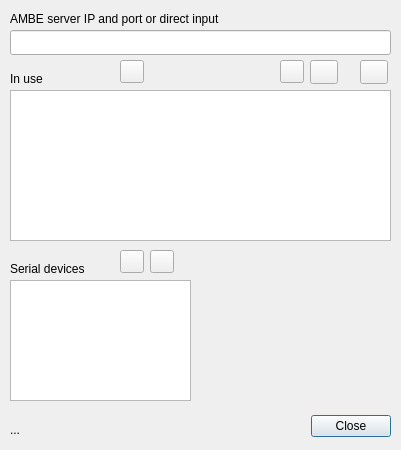
<?xml version="1.0" encoding="UTF-8"?>
<ui version="4.0">
 <class>AMBEDevicesDialog</class>
 <widget class="QDialog" name="AMBEDevicesDialog">
  <property name="geometry">
   <rect>
    <x>0</x>
    <y>0</y>
    <width>401</width>
    <height>450</height>
   </rect>
  </property>
  <property name="windowTitle">
   <string>AMBE devices control</string>
  </property>
  <widget class="QDialogButtonBox" name="buttonBox">
   <property name="geometry">
    <rect>
     <x>310</x>
     <y>410</y>
     <width>81</width>
     <height>32</height>
    </rect>
   </property>
   <property name="orientation">
    <enum>Qt::Horizontal</enum>
   </property>
   <property name="standardButtons">
    <set>QDialogButtonBox::Close</set>
   </property>
  </widget>
  <widget class="QListWidget" name="ambeSerialDevices">
   <property name="geometry">
    <rect>
     <x>10</x>
     <y>280</y>
     <width>181</width>
     <height>121</height>
    </rect>
   </property>
   <property name="toolTip">
    <string>List of available AMBE serial devices available</string>
   </property>
  </widget>
  <widget class="QListWidget" name="ambeDeviceRefs">
   <property name="geometry">
    <rect>
     <x>10</x>
     <y>90</y>
     <width>381</width>
     <height>151</height>
    </rect>
   </property>
   <property name="toolTip">
    <string>List of devices/servers in use</string>
   </property>
  </widget>
  <widget class="QLabel" name="ambeSerialLabel">
   <property name="geometry">
    <rect>
     <x>10</x>
     <y>260</y>
     <width>101</width>
     <height>17</height>
    </rect>
   </property>
   <property name="text">
    <string>Serial devices</string>
   </property>
  </widget>
  <widget class="QLabel" name="ambeServerLabel">
   <property name="geometry">
    <rect>
     <x>10</x>
     <y>10</y>
     <width>211</width>
     <height>17</height>
    </rect>
   </property>
   <property name="text">
    <string>AMBE server IP and port or direct input</string>
   </property>
  </widget>
  <widget class="QLineEdit" name="ambeAddressText">
   <property name="geometry">
    <rect>
     <x>10</x>
     <y>30</y>
     <width>381</width>
     <height>25</height>
    </rect>
   </property>
   <property name="toolTip">
    <string>AMBE server address as ip:port or direct input</string>
   </property>
   <property name="inputMask">
    <string/>
   </property>
  </widget>
  <widget class="QPushButton" name="refreshAmbeList">
   <property name="geometry">
    <rect>
     <x>310</x>
     <y>60</y>
     <width>28</width>
     <height>24</height>
    </rect>
   </property>
   <property name="toolTip">
    <string>Refresh list of devices and servers in use</string>
   </property>
   <property name="text">
    <string/>
   </property>
   <property name="icon">
    <iconset resource="../resources/res.qrc">
     <normaloff>:/recycle.png</normaloff>:/recycle.png</iconset>
   </property>
  </widget>
  <widget class="QPushButton" name="removeAmbeDevice">
   <property name="geometry">
    <rect>
     <x>280</x>
     <y>60</y>
     <width>24</width>
     <height>23</height>
    </rect>
   </property>
   <property name="toolTip">
    <string>Release all devices and servers</string>
   </property>
   <property name="text">
    <string/>
   </property>
   <property name="icon">
    <iconset resource="../resources/res.qrc">
     <normaloff>:/bin.png</normaloff>:/bin.png</iconset>
   </property>
  </widget>
  <widget class="QLabel" name="ambeSerialLabel_2">
   <property name="geometry">
    <rect>
     <x>10</x>
     <y>70</y>
     <width>91</width>
     <height>17</height>
    </rect>
   </property>
   <property name="text">
    <string>In use</string>
   </property>
  </widget>
  <widget class="QPushButton" name="importSerial">
   <property name="geometry">
    <rect>
     <x>120</x>
     <y>250</y>
     <width>24</width>
     <height>23</height>
    </rect>
   </property>
   <property name="toolTip">
    <string>Use serial device</string>
   </property>
   <property name="text">
    <string/>
   </property>
   <property name="icon">
    <iconset resource="../resources/res.qrc">
     <normaloff>:/arrow_up.png</normaloff>:/arrow_up.png</iconset>
   </property>
  </widget>
  <widget class="QPushButton" name="importAddress">
   <property name="geometry">
    <rect>
     <x>120</x>
     <y>60</y>
     <width>24</width>
     <height>23</height>
    </rect>
   </property>
   <property name="toolTip">
    <string>Use server</string>
   </property>
   <property name="text">
    <string/>
   </property>
   <property name="icon">
    <iconset resource="../resources/res.qrc">
     <normaloff>:/arrow_down.png</normaloff>:/arrow_down.png</iconset>
   </property>
  </widget>
  <widget class="QPushButton" name="clearAmbeList">
   <property name="geometry">
    <rect>
     <x>360</x>
     <y>60</y>
     <width>28</width>
     <height>24</height>
    </rect>
   </property>
   <property name="toolTip">
    <string>Remove all devices</string>
   </property>
   <property name="text">
    <string/>
   </property>
   <property name="icon">
    <iconset resource="../resources/res.qrc">
     <normaloff>:/sweep.png</normaloff>:/sweep.png</iconset>
   </property>
  </widget>
  <widget class="QLabel" name="statusText">
   <property name="geometry">
    <rect>
     <x>10</x>
     <y>420</y>
     <width>291</width>
     <height>19</height>
    </rect>
   </property>
   <property name="text">
    <string>...</string>
   </property>
  </widget>
  <widget class="QPushButton" name="importAllSerial">
   <property name="geometry">
    <rect>
     <x>150</x>
     <y>250</y>
     <width>24</width>
     <height>23</height>
    </rect>
   </property>
   <property name="toolTip">
    <string>Use all serial devices</string>
   </property>
   <property name="text">
    <string/>
   </property>
   <property name="icon">
    <iconset resource="../resources/res.qrc">
     <normaloff>:/double_arrow_up.png</normaloff>:/double_arrow_up.png</iconset>
   </property>
  </widget>
 </widget>
 <resources>
  <include location="../resources/res.qrc"/>
 </resources>
 <connections>
  <connection>
   <sender>buttonBox</sender>
   <signal>accepted()</signal>
   <receiver>AMBEDevicesDialog</receiver>
   <slot>accept()</slot>
   <hints>
    <hint type="sourcelabel">
     <x>248</x>
     <y>254</y>
    </hint>
    <hint type="destinationlabel">
     <x>157</x>
     <y>274</y>
    </hint>
   </hints>
  </connection>
  <connection>
   <sender>buttonBox</sender>
   <signal>rejected()</signal>
   <receiver>AMBEDevicesDialog</receiver>
   <slot>reject()</slot>
   <hints>
    <hint type="sourcelabel">
     <x>316</x>
     <y>260</y>
    </hint>
    <hint type="destinationlabel">
     <x>286</x>
     <y>274</y>
    </hint>
   </hints>
  </connection>
 </connections>
</ui>
